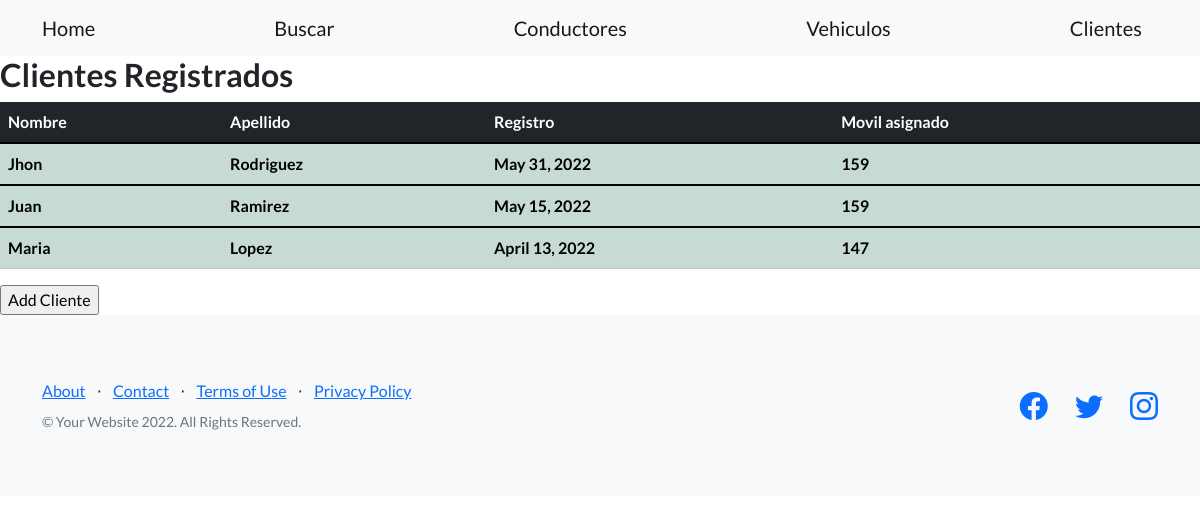
/app_tutaxi/vercliente/, run on the app's committed database.
### app_tutaxi/models.py (models this page shows)
class Cliente(models.Model):
    nombre=models.CharField(max_length=40)
    apellido=models.CharField(max_length=40)
    registro=models.DateField()
    movil_asignado=models.IntegerField()

### app_tutaxi/views.py (the view)
# urls.py: path('vercliente/',views.ver_cliente, name='ver_cliente' ),
def ver_cliente(request):
    clientes=Cliente.objects.all()
    dicc={"cliente":clientes}
    return render(request,'ver_cliente.html', dicc)

### app_tutaxi/templates/ver_cliente.html
{%extends 'padre.html'%}
{%block bloque1%}
<main>
    <h2>Clientes Registrados</h2>
    {%if cliente%}
        <table class="table table-success table-striped">
            <thead class="table table-dark table-striped">
                <tr>
                    <th> Nombre</th>
                    <th> Apellido</th>
                    <th> Registro</th>
                    <th> Movil asignado</th>
                </tr>
            </thead>
            {%for i in cliente%}
                <tbody>
                    <tr>
                        <th> {{i.nombre}} </th>
                        <th>  {{i.apellido }} </th>
                        <th>  {{i.registro }} </th>
                        <th>  {{i.movil_asignado}} </th>
                    </tr>
                </tbody>
            {%endfor%}
        </table>
    {%endif%}
    <form action="{% url 'cargar_cliente' %}" >
        <input type="submit" value="Add Cliente">
    </form>
</main>
{%endblock%}

### data on the page
Cliente: nombre "Jhon", apellido "Rodriguez", registro "May 31, 2022", movil_asignado "159"
Cliente: nombre "Juan", apellido "Ramirez", registro "May 15, 2022", movil_asignado "159"
Cliente: nombre "Maria", apellido "Lopez", registro "April 13, 2022", movil_asignado "147"
